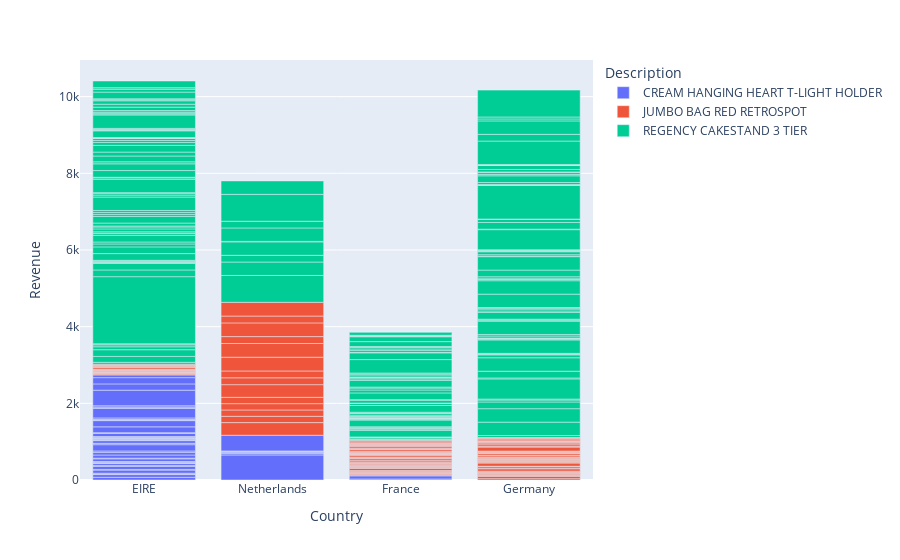

Write notebook code for a chart like this one.
### Code cell
px.bar(data[(data['Country'].isin(country_list))&(data['Description'].isin(product_list))],
            x='Country',y='Revenue',color='Description')

### Figure 1 — Plotly figure (JSON) as saved in the notebook; plotly's stock layout.template omitted (floating-point values rounded to 4 significant figures; data arrays with more than 128 entries replaced by an {"elided": "..."} marker saying what was removed)
{"data": [{"alignmentgroup": "True", "hovertemplate": "Description=CREAM HANGING HEART T-LIGHT HOLDER<br>Country=%{x}<br>Revenue=%{y}<extra></extra>", "legendgroup": "CREAM HANGING HEART T-LIGHT HOLDER", "marker": {"color": "#636efa", "pattern": {"shape": ""}}, "name": "CREAM HANGING HEART T-LIGHT HOLDER", "offsetgroup": "CREAM HANGING HEART T-LIGHT HOLDER", "orientation": "v", "showlegend": true, "textposition": "auto", "type": "bar", "x": ["EIRE", "EIRE", "Netherlands", "EIRE", "EIRE", "EIRE", "EIRE", "EIRE", "EIRE", "Netherlands", "EIRE", "Netherlands", "EIRE", "France", "EIRE", "EIRE", "EIRE", "EIRE", "EIRE", "Netherlands", "EIRE", "EIRE", "EIRE", "EIRE", "France", "EIRE", "EIRE", "EIRE", "EIRE", "EIRE", "EIRE", "EIRE", "EIRE", "EIRE", "Netherlands", "EIRE", "EIRE", "EIRE", "EIRE", "EIRE", "EIRE", "EIRE", "EIRE", "EIRE", "Netherlands", "Germany", "France", "EIRE", "EIRE", "EIRE"], "xaxis": "x", "y": [70.8, 70.8, 652.8, 17.7, 17.7, 81.6, 17.7, 81.6, 17.7, 35.4, 53.1, 35.4, 17.7, 26.55, 17.7, 17.7, 70.8, 17.7, 81.6, 17.7, 70.8, 35.4, 163.2, 35.4, 81.6, 70.8, 17.7, 17.7, 17.7, 17.7, 17.7, 17.7, 81.6, 17.7, 17.7, 153, 163.2, 17.7, 17.7, 35.4, 244.8, 35.4, 35.4, 408, 408, 35.4, 23.6, 163.2, 163.2, 70.8], "yaxis": "y"}, {"alignmentgroup": "True", "hovertemplate": "Description=JUMBO BAG RED RETROSPOT<br>Country=%{x}<br>Revenue=%{y}<extra></extra>", "legendgroup": "JUMBO BAG RED RETROSPOT", "marker": {"color": "#EF553B", "pattern": {"shape": ""}}, "name": "JUMBO BAG RED RETROSPOT", "offsetgroup": "JUMBO BAG RED RETROSPOT", "orientation": "v", "showlegend": true, "textposition": "auto", "type": "bar", "x": ["Germany", "Germany", "EIRE", "France", "Germany", "France", "France", "France", "France", "Netherlands", "Netherlands", "Germany", "EIRE", "France", "EIRE", "EIRE", "Netherlands", "Netherlands", "Germany", "France", "Germany", "France", "Germany", "Netherlands", "Netherlands", "EIRE", "Germany", "France", "Germany", "Germany", "Germany", "France", "France", "Netherlands", "Netherlands", "France", "France", "Germany", "France", "Germany", "France", "EIRE", "Germany", "France", "Germany", "France", "EIRE", "Netherlands", "Germany", "Germany", "France", "Germany", "Germany", "Germany", "EIRE", "Germany", "Netherlands", "EIRE", "Germany", "Germany", "EIRE", "France", "Germany", "France", "Germany", "France", "Germany", "EIRE", "Netherlands", "Germany", "Germany", "France", "France", "France", "France", "France", "France", "Germany", "Germany", "Germany", "France", "EIRE", "France", "France", "France", "EIRE", "Netherlands", "Netherlands", "Germany", "Netherlands", "France", "France", "France", "Germany", "EIRE", "France", "Germany", "France", "France", "Germany", "France", "Germany", "France"], "xaxis": "x", "y": [58.5, 19.5, 19.5, 19.5, 19.5, 19.5, 19.5, 19.5, 19.5, 330, 165, 19.5, 19.5, 19.5, 19.5, 3.9, 165, 165, 19.5, 58.5, 19.5, 1.95, 19.5, 165, 330, 20.8, 19.5, 20.8, 62.4, 20.8, 41.6, 20.8, 20.8, 179, 179, 20.8, 20.8, 4.16, 20.8, 83.2, 20.8, 20.8, 20.8, 41.6, 20.8, 20.8, 20.8, 358, 20.8, 20.8, 41.6, 20.8, 20.8, 20.8, 8.32, 41.6, 358, 20.8, 20.8, 41.6, 41.6, 20.8, 20.8, 20.8, 20.8, 41.6, 20.8, 20.8, 179, 104, 20.8, 20.8, 20.8, 4.16, 2.08, 20.8, 20.8, 41.6, 41.6, 20.8, 20.8, 20.8, 41.6, 20.8, 20.8, 20.8, 358, 179, 20.8, 358, 41.6, 20.8, 20.8, 20.8, 20.8, 20.8, 41.6, 20.8, 12.48, 20.8, 41.6, 20.8, 20.8], "yaxis": "y"}, {"alignmentgroup": "True", "hovertemplate": "Description=REGENCY CAKESTAND 3 TIER<br>Country=%{x}<br>Revenue=%{y}<extra></extra>", "legendgroup": "REGENCY CAKESTAND 3 TIER", "marker": {"color": "#00cc96", "pattern": {"shape": ""}}, "name": "REGENCY CAKESTAND 3 TIER", "offsetgroup": "REGENCY CAKESTAND 3 TIER", "orientation": "v", "showlegend": true, "textposition": "auto", "type": "bar", "x": {"elided": "185 str values"}, "xaxis": "x", "y": {"elided": "185 float values"}, "yaxis": "y"}], "layout": {"barmode": "relative", "legend": {"title": {"text": "Description"}, "tracegroupgap": 0}, "margin": {"t": 60}, "xaxis": {"anchor": "y", "domain": [0, 1], "title": {"text": "Country"}}, "yaxis": {"anchor": "x", "domain": [0, 1], "title": {"text": "Revenue"}}}}
